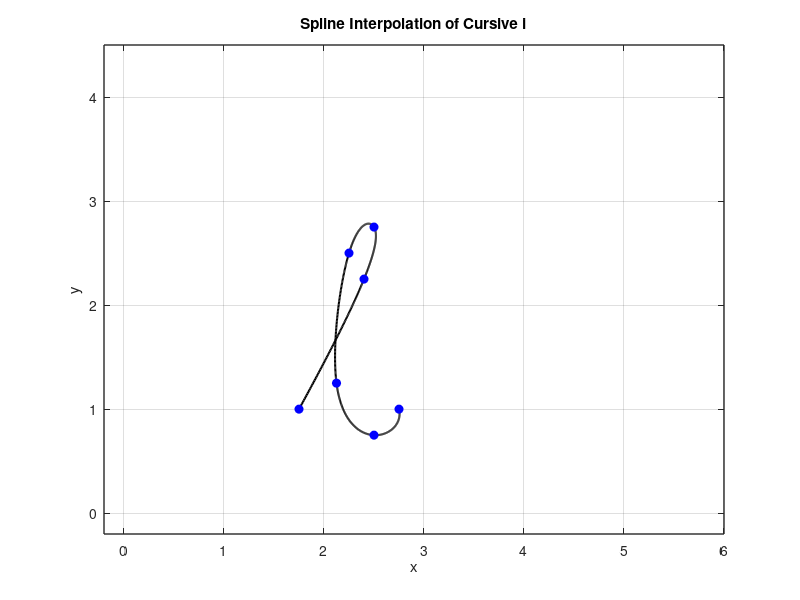

Recreate this plot in MATLAB.
% Define data points for x and y coordinates
x=[1.75 2.40 2.50 2.25 2.125 2.50 2.75];
y=[1.00 2.25 2.75 2.50 1.250 0.75 1.00];

n=length(x);
t= 0:n-1; % Parametric coordinate t
tt= 0:0.01:n-1; % More dense coordinate tt for spline interpolation

% Compute spline interpolation
xx= spline(t,x,tt);
yy= spline(t,y,tt);

% Plot settings
figure(1)
plot(xx,yy,'k','Linewidth',1.5) % plot spline
hold on 
plot (x,y,'bo','MarkerFaceColor','b') % plot data points
axis([-0.2 6 -0.2 4.5])
grid on
title('Spline Interpolation of Cursive i')
xlabel('x')
ylabel('y')
set(gca,'FontSize',10,'LineWidth',1)
grid on